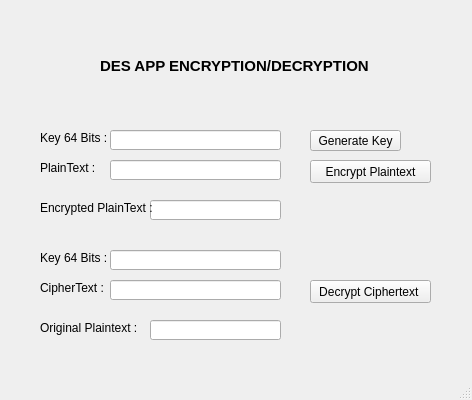
<?xml version="1.0" encoding="UTF-8"?>
<ui version="4.0">
 <class>MainWindow</class>
 <widget class="QMainWindow" name="MainWindow">
  <property name="geometry">
   <rect>
    <x>0</x>
    <y>0</y>
    <width>472</width>
    <height>400</height>
   </rect>
  </property>
  <property name="windowTitle">
   <string>MainWindow</string>
  </property>
  <widget class="QWidget" name="centralwidget">
   <widget class="QPushButton" name="generateBtn">
    <property name="geometry">
     <rect>
      <x>310</x>
      <y>130</y>
      <width>91</width>
      <height>21</height>
     </rect>
    </property>
    <property name="text">
     <string>Generate Key</string>
    </property>
   </widget>
   <widget class="QLineEdit" name="keyLine">
    <property name="geometry">
     <rect>
      <x>110</x>
      <y>130</y>
      <width>171</width>
      <height>20</height>
     </rect>
    </property>
   </widget>
   <widget class="QLineEdit" name="plaintextLine">
    <property name="geometry">
     <rect>
      <x>110</x>
      <y>160</y>
      <width>171</width>
      <height>20</height>
     </rect>
    </property>
   </widget>
   <widget class="QPushButton" name="encryptBtn">
    <property name="geometry">
     <rect>
      <x>310</x>
      <y>160</y>
      <width>121</width>
      <height>23</height>
     </rect>
    </property>
    <property name="text">
     <string>Encrypt Plaintext</string>
    </property>
   </widget>
   <widget class="QLineEdit" name="encryptedLine">
    <property name="geometry">
     <rect>
      <x>150</x>
      <y>200</y>
      <width>131</width>
      <height>20</height>
     </rect>
    </property>
   </widget>
   <widget class="QLabel" name="label">
    <property name="geometry">
     <rect>
      <x>40</x>
      <y>130</y>
      <width>71</width>
      <height>16</height>
     </rect>
    </property>
    <property name="text">
     <string>Key 64 Bits :</string>
    </property>
   </widget>
   <widget class="QLabel" name="label_2">
    <property name="geometry">
     <rect>
      <x>40</x>
      <y>160</y>
      <width>71</width>
      <height>16</height>
     </rect>
    </property>
    <property name="text">
     <string>PlainText :</string>
    </property>
   </widget>
   <widget class="QLabel" name="label_3">
    <property name="geometry">
     <rect>
      <x>40</x>
      <y>200</y>
      <width>141</width>
      <height>16</height>
     </rect>
    </property>
    <property name="text">
     <string>Encrypted PlainText :</string>
    </property>
   </widget>
   <widget class="QLineEdit" name="plaintextLine2">
    <property name="geometry">
     <rect>
      <x>150</x>
      <y>320</y>
      <width>131</width>
      <height>20</height>
     </rect>
    </property>
   </widget>
   <widget class="QLabel" name="label_4">
    <property name="geometry">
     <rect>
      <x>40</x>
      <y>280</y>
      <width>71</width>
      <height>16</height>
     </rect>
    </property>
    <property name="text">
     <string>CipherText :</string>
    </property>
   </widget>
   <widget class="QLabel" name="label_5">
    <property name="geometry">
     <rect>
      <x>40</x>
      <y>250</y>
      <width>71</width>
      <height>16</height>
     </rect>
    </property>
    <property name="text">
     <string>Key 64 Bits :</string>
    </property>
   </widget>
   <widget class="QPushButton" name="decryptBtn">
    <property name="geometry">
     <rect>
      <x>310</x>
      <y>280</y>
      <width>121</width>
      <height>23</height>
     </rect>
    </property>
    <property name="text">
     <string>Decrypt Ciphertext </string>
    </property>
   </widget>
   <widget class="QLineEdit" name="ciphertextLine">
    <property name="geometry">
     <rect>
      <x>110</x>
      <y>280</y>
      <width>171</width>
      <height>20</height>
     </rect>
    </property>
   </widget>
   <widget class="QLineEdit" name="keyLine2">
    <property name="geometry">
     <rect>
      <x>110</x>
      <y>250</y>
      <width>171</width>
      <height>20</height>
     </rect>
    </property>
   </widget>
   <widget class="QLabel" name="label_6">
    <property name="geometry">
     <rect>
      <x>40</x>
      <y>320</y>
      <width>141</width>
      <height>16</height>
     </rect>
    </property>
    <property name="text">
     <string>Original Plaintext :</string>
    </property>
   </widget>
   <widget class="QLabel" name="label_7">
    <property name="geometry">
     <rect>
      <x>100</x>
      <y>10</y>
      <width>291</width>
      <height>111</height>
     </rect>
    </property>
    <property name="font">
     <font>
      <family>Arial</family>
      <pointsize>11</pointsize>
      <weight>75</weight>
      <italic>false</italic>
      <bold>true</bold>
     </font>
    </property>
    <property name="text">
     <string>DES APP ENCRYPTION/DECRYPTION</string>
    </property>
    <property name="margin">
     <number>0</number>
    </property>
    <property name="textInteractionFlags">
     <set>Qt::LinksAccessibleByMouse</set>
    </property>
   </widget>
  </widget>
  <widget class="QStatusBar" name="statusbar"/>
 </widget>
 <resources/>
 <connections/>
</ui>
